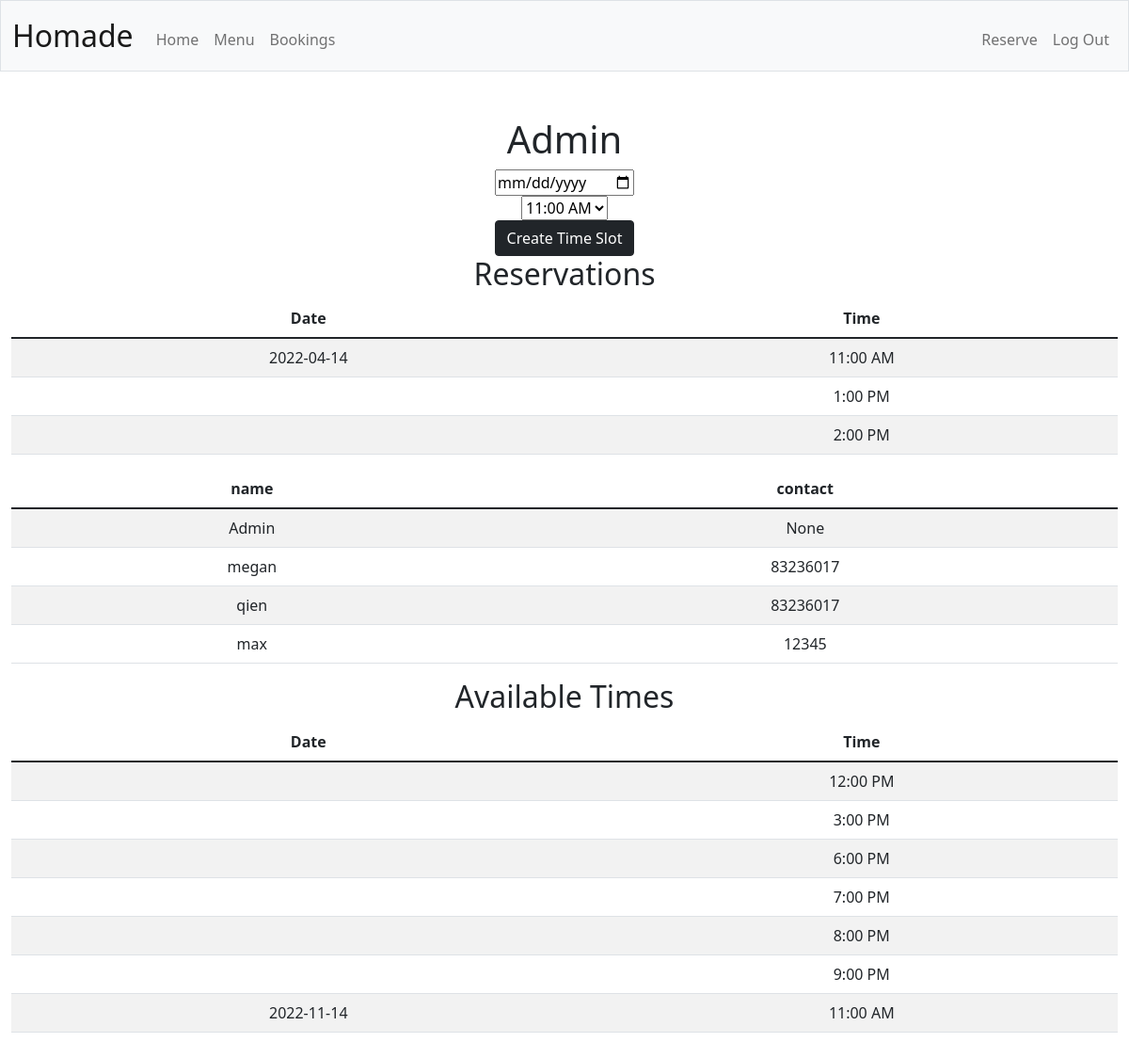
The app's page /Customers_Booking (signed in) with its own data.
### tables this page shows
CREATE TABLE 'slots' ('slot_id' INTEGER PRIMARY KEY AUTOINCREMENT NOT NULL,'user_id' INT, 'date' TEXT NOT NULL,'time' TEXT NOT NULL);

CREATE TABLE 'users' ('id' INTEGER PRIMARY KEY AUTOINCREMENT NOT NULL,'name' TEXT NOT NULL, 'hash' TEXT NOT NULL, 'isAdmin' BOOLEAN NOT NULL DEFAULT 0,'contact' INTEGER);

### app.py (the view)
@app.route("/Customers_Booking", methods=["GET", "POST"])
def Customers_Booking():
    id = session["user_id"]
    if request.method=="GET":
        slots = db.execute("SELECT * FROM slots WHERE user_id = user_id")
        users = db.execute("SELECT name, contact FROM users WHERE id = id")
        available_slots = db.execute("SELECT * FROM slots WHERE user_id IS NULL")
        return render_template("orders.html", slots=slots, users=users, available_slots=available_slots)
    elif request.method=="POST":
        date = request.form.get("date")
        timeslot = request.form.get("timeslot")
        db.execute("INSERT INTO slots (date, time) VALUES (:date, :timeslot)", date=date, timeslot=timeslot)
        flash("New timeslot created!")
        return render_template("orders.html")

### app.py (called while the page is built)
@app.after_request
def after_request(response):
    response.headers["Cache-Control"] = "no-cache, no-store, must-revalidate"
    response.headers["Expires"] = 0
    response.headers["Pragma"] = "no-cache"
    return response

### templates/orders.html (shortened to what this page needs)
{% extends "layout.html" %}
{% block main %}
<h1>Admin</h1>
    <form action="/Customers_Booking" method="post">
        <div class="form-group">
            <input type="date" name="date" min={{ today }}>
        </div>
        <div class="form-group">
            <select name="timeslot">
                <option value="11:00 AM">11:00 AM</option>
            </select>
        </div>
        <div class="form-group">
           <button class="btn btn-dark" type="submit">Create Time Slot</button>
        </div>
    </form>
    <h2>Reservations</h2>
    <table style="width:100%" class="table table-striped">
    <thead class="thead-dark">
        <tr>
            <th scope="col">Date</th>
            <th scope="col">Time</th>
        </tr>
    </thead>
    {% for slot in slots %}
    <tr>
        <td>{{ slot["date"] }}</td>
        <td>{{ slot["time"] }}</td>
    </tr>
    {% endfor %}
</table>
    <table style="width:100%" class="table table-striped">
    <thead class="thead-dark">
        <tr>
            <th scope="col">name</th>
            <th scope="col">contact</th>
        </tr>
    </thead>
    {% for user in users %}
    <tr>
        <td>{{ user["name"] }}</td>
        <td>{{ user["contact"] }}</td>
    </tr>
    {% endfor %}
</table>
<h2>Available Times</h2>
    <table style="width:100%" class="table table-striped">
    <thead class="thead-dark">
        <tr>
            <th scope="col">Date</th>
            <th scope="col">Time</th>
        </tr>
    </thead>
    {% for available_slot in available_slots %}
    <tr>
        <td>{{ available_slot["date"] }}</td>
        <td>{{ available_slot["time"] }}</td>
    </tr>
    {% endfor %}
</table>
{% endblock %}

### templates/layout.html (shortened to what this page needs)
<!DOCTYPE html>
<html lang="en">
    <head>
        <link href="https://cdn.jsdelivr.net/npm/bootstrap@5.1.3/dist/css/bootstrap.min.css" rel="stylesheet">
        <link href="/static/styles.css" rel="stylesheet">
    </head>
    <body>
        <nav class="bg-light border navbar navbar-expand-md navbar-light">
            <div class="container-fluid">
                <a class="navbar-brand" href="/"><span class="black">Homade</span></a>
                <div class="collapse navbar-collapse" id="navbar">
                 {% if session["Admin"] %}
                    <ul class="navbar-nav mr-auto mt-2">
                        <li class="nav-item"><a class="nav-link" href="/Customers_Booking">Customers_Booking</a></li>
                    </ul>
                    <ul class="navbar-nav ml-auto mt-2">
                        <li class="nav-item"><a class="nav-link" href="/logout">Log Out</a></li>
                    </ul>
                    {% elif session["user_id"] %}
                        <ul class="navbar-nav me-auto mt-2">
                            <li class="nav-item"><a class="nav-link" href="/Home">Home</a></li>
                            <li class="nav-item"><a class="nav-link" href="/Menu">Menu</a></li>
                            <li class="nav-item"><a class="nav-link" href="/Bookings">Bookings</a></li>
                        </ul>
                        <ul class="navbar-nav ms-auto mt-2">
                            <li class="nav-item"><a class="nav-link" href="/Reserve">Reserve</a></li>
                            <li class="nav-item"><a class="nav-link" href="/logout">Log Out</a></li>
                        </ul>
                    {% else %}
                        <ul class="navbar-nav ms-auto mt-2">
                            <li class="nav-item"><a class="nav-link" href="/register">Register</a></li>
                            <li class="nav-item"><a class="nav-link" href="/login">Log In</a></li>
                        </ul>
                    {% endif %}
                </div>
            </div>
        </nav>
        <main class="container-fluid py-5 text-center">
            {% block main %}{% endblock %}
        </main>
    </body>
</html>

### static/styles.css (style rules this page uses)
nav .navbar-brand { font-size: xx-large; }

### records on screen
slots: date "2022-04-14", time "11:00 AM"
slots: time "1:00 PM"
slots: time "2:00 PM"
users: name "Admin", contact "None"
users: name "megan", contact "83236017"
users: name "qien", contact "83236017"
users: name "max", contact "12345"
slots: time "12:00 PM"
slots: time "3:00 PM"
slots: time "6:00 PM"
slots: time "7:00 PM"
slots: time "8:00 PM"
slots: time "9:00 PM"
slots: date "2022-11-14", time "11:00 AM"
